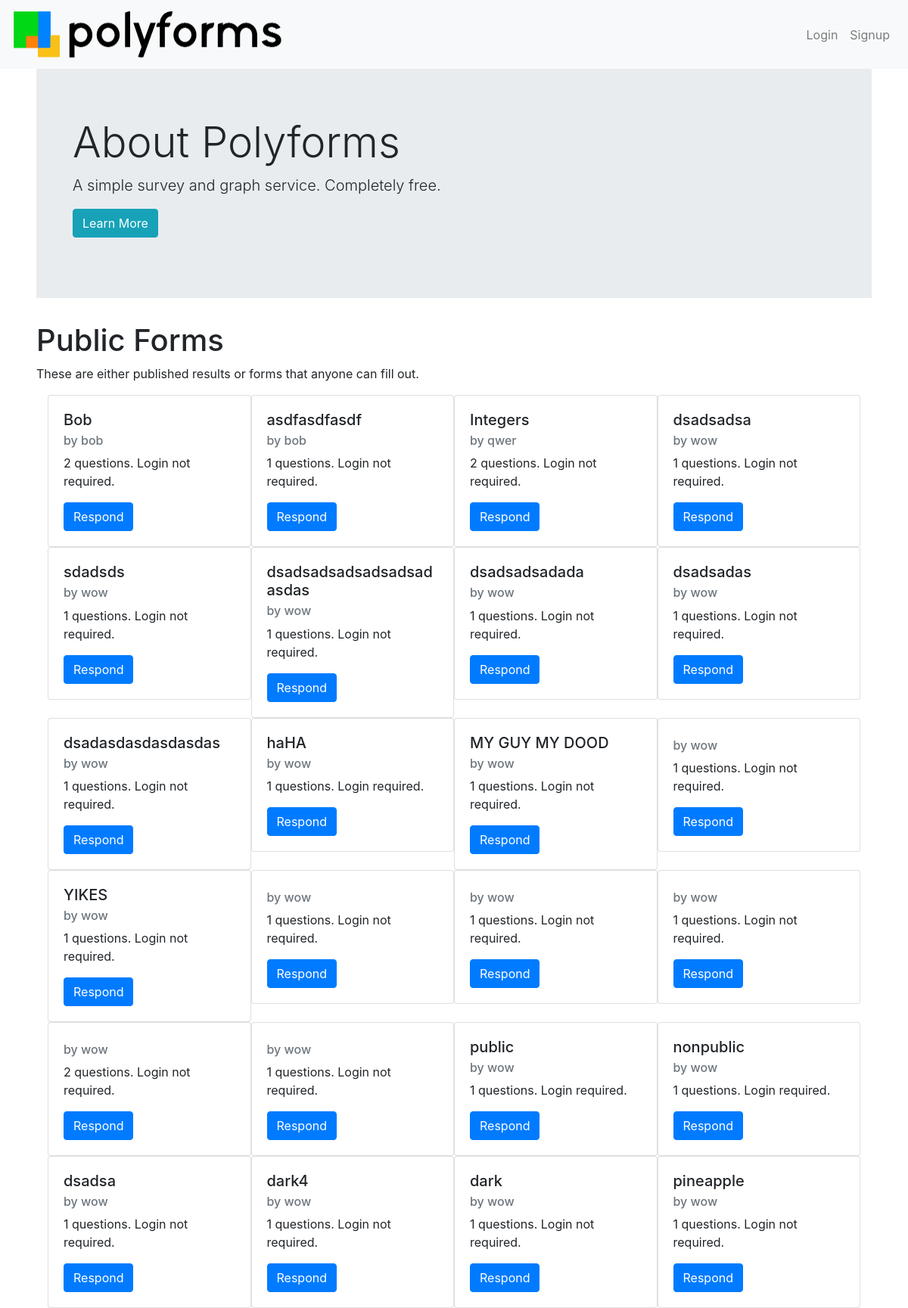
The app's page /, older data.
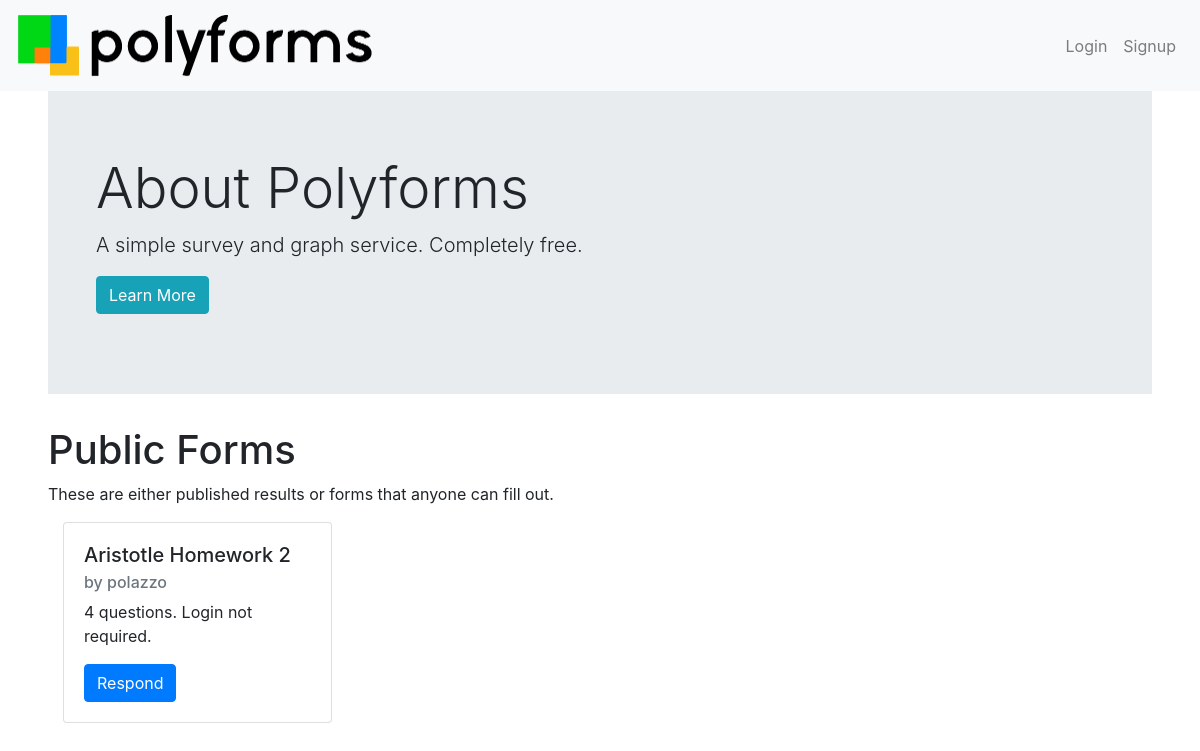
The same page, newer data.
### tables this page shows
CREATE TABLE forms(form_id INTEGER PRIMARY KEY, title TEXT, owner_id INTEGER, login_required INTEGER, public_results INTEGER, theme TEXT, created TEXT, open, message TEXT);

CREATE TABLE accounts(user_id INTEGER PRIMARY KEY, username TEXT, password TEXT, security_question TEXT, security_question_answer TEXT);

### __init__.py (the view)
@app.route('/')
def home_page():
    return render_template("index.html", username=session.get("user", ""), forms=db.get_recent_forms(24))

### utils/db.py (called while the page is built)
def open_db():
    db = sqlite3.connect(path_to_db) # open if f exists, otherwise create
    c = db.cursor()                  # facilitate db ops
    return db, c

def tuple_to_dictionary(tuuple, list_of_keys):
    d = {} #the dictionary
    index = 0 #the column index
    while index < len(tuuple):
        d[ list_of_keys[index] ] = tuuple[index]
        index += 1
    return d

def defaultVal(v, d):
    return d if v == None else v[0]

def get_form_meta(form_id):
    db, c = open_db()
    c.execute("SELECT form_id, title, owner_id, login_required, public_results, theme, created, open, message FROM forms WHERE form_id = ?;", (str(form_id),))
    result = c.fetchone()
    form = tuple_to_dictionary(result, ["id", "title", "owner", "login_required", "public_results", "theme", "created", "open", "message"])
    form["login_required"] = (form["login_required"] == 1)
    form["public_results"] = (form["public_results"] == 1)
    form["open"] = (form["open"] == 1)
    form["num_responses"] = defaultVal(c.execute("SELECT max(response_id) FROM responses WHERE form_id = " + str(form_id) + ";").fetchone(), 0)
    form["owner"] = defaultVal(c.execute("SELECT username FROM accounts WHERE user_id=?;", (form["owner"],)).fetchone(), "")
    close_db(db)
    return form

def get_form_questions(form_id):
    form = get_form_meta(form_id) #get basic info into the dictionary
    db, c = open_db()
    form["questions"] = []
    questions = c.execute("SELECT question_id, question, type, required, min, max FROM questions WHERE form_id = ? ORDER BY question_id ASC;", (form_id,)).fetchall()
    for q in questions:
        questionAsDict = tuple_to_dictionary(q, ["index", "question", "type", "required", "min", "max"])
        if questionAsDict["type"] == "choice":
            c.execute("SELECT text_user_sees, value FROM options WHERE form_id = ? AND question_id = ? ORDER BY option_index ASC;", (form_id, questionAsDict["index"]))
            result = c.fetchall()
            questionAsDict["choices"] = [tuple_to_dictionary(choice, ["text", "value"]) for choice in result]
        form["questions"].append(questionAsDict)
    close_db(db)
    return form

def get_recent_forms(amount):
    db, c = open_db()
    c.execute("SELECT form_id FROM forms WHERE open = 1 ORDER BY created DESC LIMIT %s;" % str(amount))
    list_of_ids = c.fetchall()
    close_db(db)
    return [get_form_questions(x[0]) for x in list_of_ids]

### templates/index.html (shortened to what this page needs)
{% extends "base.html" %}
{% block body %}
<div class="jumbotron jumbotron-fluid px-5">
    <h1 class="display-4">About Polyforms</h1>
    <p class="lead">A simple survey and graph service. Completely free.</p>
    <p class="lead"><a href="/about" class="btn btn-info">Learn More</a></p>
</div>
<h1>Public Forms</h1>
<p>These are either published results or forms that anyone can fill out.</p>
<div class="container">
    <div class="row no-gutters">
        {% for form in forms %}
        <div class="col-xs-12 col-sm-6 col-md-4 col-lg-3">
            <div class="card">
                <div class="card-body">
                    <h5 class="card-title">{{ form.title }}</h5>
                    <h6 class="card-subtitle mb-2 text-muted">by {{ form.owner }}</h6>
                    <p class="card-text">
                        {{ form.questions|length }} questions.
                        Login {{ "" if form.login_required else "not" }} required.
                    </p>
                    <a class="btn btn-primary" href="/form/respond?id={{form.id}}">Respond</a>
                </div>
            </div>
        </div>
        {% endfor %}
    </div>
</div>
{% endblock %}

### templates/base.html (shortened to what this page needs)
<!DOCTYPE html>
<html>
  <head>
    <link rel="stylesheet" href="https://stackpath.bootstrapcdn.com/bootstrap/4.1.1/css/bootstrap.min.css">
    <link rel="stylesheet" href="/static/css/base.css">
    <link href="/static/css/c3.min.css" rel="stylesheet">
  </head>
  <body>
    <div id="navbar" role="navigation" class="navbar navbar-expand-md navbar-light bg-light justify-content-between">
      <a class="navbar-brand" href="/">
        <img src="/static/img/logo_full.png" alt="Logo" width="375" height="65">
      </a>
      <div class="collapse navbar-collapse" id="collapseableNavbar">
      {% if username|length == 0 %}
        <ul class="navbar-nav ml-auto">
          <li class="nav-item">
            <a href="/login" class="nav-link">Login</a>
          </li>
          <li class="nav-item">
            <a href="/join" class="nav-link">Signup</a>
          </li>
        </ul>
      {% endif %}
      </div>
    </div>
    <div id="body-block" class="px-sm-3 px-lg-5">
      {% block body %}
      {% endblock %}
    </div>
  </body>
</html>

Row changes from the older to the newer data that the page shows:
removed forms: title "Bob"
removed accounts: owner "bob" "bob"
removed forms: title "asdfasdfasdf"
removed forms: title "Integers"
removed forms: title "dsadsadsa"
removed accounts: owner "wow" "wow" "wow" "wow" "wow" "wow" "wow" "wow" "wow" "wow" "wow" "wow" "wow" "wow" "wow" "wow" "wow" "wow" "wow" "wow" "wow"
removed forms: title "sdadsds"
removed forms: title "dsadsadsadsadsadsadasdas"
removed forms: title "dsadsadsadada"
removed forms: title "dsadsadas"
removed forms: title "dsadasdasdasdasdas"
removed forms: title "haHA"
removed forms: title "MY GUY MY DOOD"
removed forms: title "YIKES"
removed forms: title "public"
removed forms: title "nonpublic"
removed forms: title "dsadsa"
removed forms: title "dark4"
removed forms: title "dark"
removed forms: title "pineapple"
now on this page (row edited): forms: title "Aristotle Homework 2"
Text that changed along with them:
new list line: "by 4 questions. Login not required. Respond"
new list line: "polazzo"
list line gone: "by 2 questions. Login not required. Respond"
list line gone: "by 1 questions. Login not required. Respond"
list line gone: "qwer"
list line gone: "by 1 questions. Login required. Respond"
